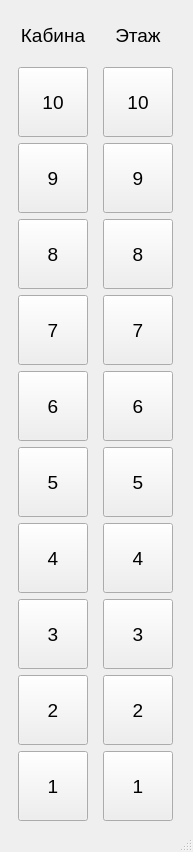
<?xml version="1.0" encoding="UTF-8"?>
<ui version="4.0">
 <class>MainWindow</class>
 <widget class="QMainWindow" name="MainWindow">
  <property name="geometry">
   <rect>
    <x>0</x>
    <y>0</y>
    <width>193</width>
    <height>852</height>
   </rect>
  </property>
  <property name="windowTitle">
   <string>MainWindow</string>
  </property>
  <widget class="QWidget" name="centralwidget">
   <layout class="QGridLayout" name="gridLayout">
    <item row="1" column="0">
     <widget class="Button" name="cabin_button">
      <property name="sizePolicy">
       <sizepolicy hsizetype="Fixed" vsizetype="Fixed">
        <horstretch>0</horstretch>
        <verstretch>0</verstretch>
       </sizepolicy>
      </property>
      <property name="minimumSize">
       <size>
        <width>70</width>
        <height>70</height>
       </size>
      </property>
      <property name="maximumSize">
       <size>
        <width>70</width>
        <height>80</height>
       </size>
      </property>
      <property name="font">
       <font>
        <pointsize>14</pointsize>
       </font>
      </property>
      <property name="text">
       <string>10</string>
      </property>
     </widget>
    </item>
    <item row="0" column="0">
     <widget class="QLabel" name="label">
      <property name="font">
       <font>
        <pointsize>14</pointsize>
       </font>
      </property>
      <property name="text">
       <string>Кабина</string>
      </property>
      <property name="alignment">
       <set>Qt::AlignCenter</set>
      </property>
     </widget>
    </item>
    <item row="0" column="1">
     <widget class="QLabel" name="label_2">
      <property name="font">
       <font>
        <pointsize>14</pointsize>
       </font>
      </property>
      <property name="text">
       <string>Этаж</string>
      </property>
      <property name="alignment">
       <set>Qt::AlignCenter</set>
      </property>
     </widget>
    </item>
    <item row="1" column="1">
     <widget class="Button" name="floor_button">
      <property name="sizePolicy">
       <sizepolicy hsizetype="Fixed" vsizetype="Fixed">
        <horstretch>0</horstretch>
        <verstretch>0</verstretch>
       </sizepolicy>
      </property>
      <property name="minimumSize">
       <size>
        <width>70</width>
        <height>70</height>
       </size>
      </property>
      <property name="maximumSize">
       <size>
        <width>70</width>
        <height>80</height>
       </size>
      </property>
      <property name="font">
       <font>
        <pointsize>14</pointsize>
       </font>
      </property>
      <property name="text">
       <string>10</string>
      </property>
     </widget>
    </item>
    <item row="2" column="0">
     <widget class="Button" name="cabin_button_2">
      <property name="sizePolicy">
       <sizepolicy hsizetype="Fixed" vsizetype="Fixed">
        <horstretch>0</horstretch>
        <verstretch>0</verstretch>
       </sizepolicy>
      </property>
      <property name="minimumSize">
       <size>
        <width>70</width>
        <height>70</height>
       </size>
      </property>
      <property name="maximumSize">
       <size>
        <width>70</width>
        <height>80</height>
       </size>
      </property>
      <property name="font">
       <font>
        <pointsize>14</pointsize>
       </font>
      </property>
      <property name="text">
       <string>9</string>
      </property>
     </widget>
    </item>
    <item row="3" column="0">
     <widget class="Button" name="cabin_button_3">
      <property name="sizePolicy">
       <sizepolicy hsizetype="Fixed" vsizetype="Fixed">
        <horstretch>0</horstretch>
        <verstretch>0</verstretch>
       </sizepolicy>
      </property>
      <property name="minimumSize">
       <size>
        <width>70</width>
        <height>70</height>
       </size>
      </property>
      <property name="maximumSize">
       <size>
        <width>70</width>
        <height>80</height>
       </size>
      </property>
      <property name="font">
       <font>
        <pointsize>14</pointsize>
       </font>
      </property>
      <property name="text">
       <string>8</string>
      </property>
     </widget>
    </item>
    <item row="4" column="0">
     <widget class="Button" name="cabin_button_4">
      <property name="sizePolicy">
       <sizepolicy hsizetype="Fixed" vsizetype="Fixed">
        <horstretch>0</horstretch>
        <verstretch>0</verstretch>
       </sizepolicy>
      </property>
      <property name="minimumSize">
       <size>
        <width>70</width>
        <height>70</height>
       </size>
      </property>
      <property name="maximumSize">
       <size>
        <width>70</width>
        <height>80</height>
       </size>
      </property>
      <property name="font">
       <font>
        <pointsize>14</pointsize>
       </font>
      </property>
      <property name="text">
       <string>7</string>
      </property>
     </widget>
    </item>
    <item row="5" column="0">
     <widget class="Button" name="cabin_button_5">
      <property name="sizePolicy">
       <sizepolicy hsizetype="Fixed" vsizetype="Fixed">
        <horstretch>0</horstretch>
        <verstretch>0</verstretch>
       </sizepolicy>
      </property>
      <property name="minimumSize">
       <size>
        <width>70</width>
        <height>70</height>
       </size>
      </property>
      <property name="maximumSize">
       <size>
        <width>70</width>
        <height>80</height>
       </size>
      </property>
      <property name="font">
       <font>
        <pointsize>14</pointsize>
       </font>
      </property>
      <property name="text">
       <string>6</string>
      </property>
     </widget>
    </item>
    <item row="6" column="0">
     <widget class="Button" name="cabin_button_6">
      <property name="sizePolicy">
       <sizepolicy hsizetype="Fixed" vsizetype="Fixed">
        <horstretch>0</horstretch>
        <verstretch>0</verstretch>
       </sizepolicy>
      </property>
      <property name="minimumSize">
       <size>
        <width>70</width>
        <height>70</height>
       </size>
      </property>
      <property name="maximumSize">
       <size>
        <width>70</width>
        <height>80</height>
       </size>
      </property>
      <property name="font">
       <font>
        <pointsize>14</pointsize>
       </font>
      </property>
      <property name="text">
       <string>5</string>
      </property>
     </widget>
    </item>
    <item row="7" column="0">
     <widget class="Button" name="cabin_button_7">
      <property name="sizePolicy">
       <sizepolicy hsizetype="Fixed" vsizetype="Fixed">
        <horstretch>0</horstretch>
        <verstretch>0</verstretch>
       </sizepolicy>
      </property>
      <property name="minimumSize">
       <size>
        <width>70</width>
        <height>70</height>
       </size>
      </property>
      <property name="maximumSize">
       <size>
        <width>70</width>
        <height>80</height>
       </size>
      </property>
      <property name="font">
       <font>
        <pointsize>14</pointsize>
       </font>
      </property>
      <property name="text">
       <string>4</string>
      </property>
     </widget>
    </item>
    <item row="8" column="0">
     <widget class="Button" name="cabin_button_8">
      <property name="sizePolicy">
       <sizepolicy hsizetype="Fixed" vsizetype="Fixed">
        <horstretch>0</horstretch>
        <verstretch>0</verstretch>
       </sizepolicy>
      </property>
      <property name="minimumSize">
       <size>
        <width>70</width>
        <height>70</height>
       </size>
      </property>
      <property name="maximumSize">
       <size>
        <width>70</width>
        <height>80</height>
       </size>
      </property>
      <property name="font">
       <font>
        <pointsize>14</pointsize>
       </font>
      </property>
      <property name="text">
       <string>3</string>
      </property>
     </widget>
    </item>
    <item row="9" column="0">
     <widget class="Button" name="cabin_button_9">
      <property name="sizePolicy">
       <sizepolicy hsizetype="Fixed" vsizetype="Fixed">
        <horstretch>0</horstretch>
        <verstretch>0</verstretch>
       </sizepolicy>
      </property>
      <property name="minimumSize">
       <size>
        <width>70</width>
        <height>70</height>
       </size>
      </property>
      <property name="maximumSize">
       <size>
        <width>70</width>
        <height>80</height>
       </size>
      </property>
      <property name="font">
       <font>
        <pointsize>14</pointsize>
       </font>
      </property>
      <property name="text">
       <string>2</string>
      </property>
     </widget>
    </item>
    <item row="10" column="0">
     <widget class="Button" name="cabin_button_10">
      <property name="sizePolicy">
       <sizepolicy hsizetype="Fixed" vsizetype="Fixed">
        <horstretch>0</horstretch>
        <verstretch>0</verstretch>
       </sizepolicy>
      </property>
      <property name="minimumSize">
       <size>
        <width>70</width>
        <height>70</height>
       </size>
      </property>
      <property name="maximumSize">
       <size>
        <width>70</width>
        <height>80</height>
       </size>
      </property>
      <property name="font">
       <font>
        <pointsize>14</pointsize>
       </font>
      </property>
      <property name="text">
       <string>1</string>
      </property>
     </widget>
    </item>
    <item row="2" column="1">
     <widget class="Button" name="floor_button_2">
      <property name="sizePolicy">
       <sizepolicy hsizetype="Fixed" vsizetype="Fixed">
        <horstretch>0</horstretch>
        <verstretch>0</verstretch>
       </sizepolicy>
      </property>
      <property name="minimumSize">
       <size>
        <width>70</width>
        <height>70</height>
       </size>
      </property>
      <property name="maximumSize">
       <size>
        <width>70</width>
        <height>80</height>
       </size>
      </property>
      <property name="font">
       <font>
        <pointsize>14</pointsize>
       </font>
      </property>
      <property name="text">
       <string>9</string>
      </property>
     </widget>
    </item>
    <item row="3" column="1">
     <widget class="Button" name="floor_button_3">
      <property name="sizePolicy">
       <sizepolicy hsizetype="Fixed" vsizetype="Fixed">
        <horstretch>0</horstretch>
        <verstretch>0</verstretch>
       </sizepolicy>
      </property>
      <property name="minimumSize">
       <size>
        <width>70</width>
        <height>70</height>
       </size>
      </property>
      <property name="maximumSize">
       <size>
        <width>70</width>
        <height>80</height>
       </size>
      </property>
      <property name="font">
       <font>
        <pointsize>14</pointsize>
       </font>
      </property>
      <property name="text">
       <string>8</string>
      </property>
     </widget>
    </item>
    <item row="4" column="1">
     <widget class="Button" name="floor_button_4">
      <property name="sizePolicy">
       <sizepolicy hsizetype="Fixed" vsizetype="Fixed">
        <horstretch>0</horstretch>
        <verstretch>0</verstretch>
       </sizepolicy>
      </property>
      <property name="minimumSize">
       <size>
        <width>70</width>
        <height>70</height>
       </size>
      </property>
      <property name="maximumSize">
       <size>
        <width>70</width>
        <height>80</height>
       </size>
      </property>
      <property name="font">
       <font>
        <pointsize>14</pointsize>
       </font>
      </property>
      <property name="text">
       <string>7</string>
      </property>
     </widget>
    </item>
    <item row="5" column="1">
     <widget class="Button" name="floor_button_5">
      <property name="sizePolicy">
       <sizepolicy hsizetype="Fixed" vsizetype="Fixed">
        <horstretch>0</horstretch>
        <verstretch>0</verstretch>
       </sizepolicy>
      </property>
      <property name="minimumSize">
       <size>
        <width>70</width>
        <height>70</height>
       </size>
      </property>
      <property name="maximumSize">
       <size>
        <width>70</width>
        <height>80</height>
       </size>
      </property>
      <property name="font">
       <font>
        <pointsize>14</pointsize>
       </font>
      </property>
      <property name="text">
       <string>6</string>
      </property>
     </widget>
    </item>
    <item row="6" column="1">
     <widget class="Button" name="floor_button_6">
      <property name="sizePolicy">
       <sizepolicy hsizetype="Fixed" vsizetype="Fixed">
        <horstretch>0</horstretch>
        <verstretch>0</verstretch>
       </sizepolicy>
      </property>
      <property name="minimumSize">
       <size>
        <width>70</width>
        <height>70</height>
       </size>
      </property>
      <property name="maximumSize">
       <size>
        <width>70</width>
        <height>80</height>
       </size>
      </property>
      <property name="font">
       <font>
        <pointsize>14</pointsize>
       </font>
      </property>
      <property name="text">
       <string>5</string>
      </property>
     </widget>
    </item>
    <item row="7" column="1">
     <widget class="Button" name="floor_button_7">
      <property name="sizePolicy">
       <sizepolicy hsizetype="Fixed" vsizetype="Fixed">
        <horstretch>0</horstretch>
        <verstretch>0</verstretch>
       </sizepolicy>
      </property>
      <property name="minimumSize">
       <size>
        <width>70</width>
        <height>70</height>
       </size>
      </property>
      <property name="maximumSize">
       <size>
        <width>70</width>
        <height>80</height>
       </size>
      </property>
      <property name="font">
       <font>
        <pointsize>14</pointsize>
       </font>
      </property>
      <property name="text">
       <string>4</string>
      </property>
     </widget>
    </item>
    <item row="8" column="1">
     <widget class="Button" name="floor_button_8">
      <property name="sizePolicy">
       <sizepolicy hsizetype="Fixed" vsizetype="Fixed">
        <horstretch>0</horstretch>
        <verstretch>0</verstretch>
       </sizepolicy>
      </property>
      <property name="minimumSize">
       <size>
        <width>70</width>
        <height>70</height>
       </size>
      </property>
      <property name="maximumSize">
       <size>
        <width>70</width>
        <height>80</height>
       </size>
      </property>
      <property name="font">
       <font>
        <pointsize>14</pointsize>
       </font>
      </property>
      <property name="text">
       <string>3</string>
      </property>
     </widget>
    </item>
    <item row="9" column="1">
     <widget class="Button" name="floor_button_9">
      <property name="sizePolicy">
       <sizepolicy hsizetype="Fixed" vsizetype="Fixed">
        <horstretch>0</horstretch>
        <verstretch>0</verstretch>
       </sizepolicy>
      </property>
      <property name="minimumSize">
       <size>
        <width>70</width>
        <height>70</height>
       </size>
      </property>
      <property name="maximumSize">
       <size>
        <width>70</width>
        <height>80</height>
       </size>
      </property>
      <property name="font">
       <font>
        <pointsize>14</pointsize>
       </font>
      </property>
      <property name="text">
       <string>2</string>
      </property>
     </widget>
    </item>
    <item row="10" column="1">
     <widget class="Button" name="floor_button_10">
      <property name="sizePolicy">
       <sizepolicy hsizetype="Fixed" vsizetype="Fixed">
        <horstretch>0</horstretch>
        <verstretch>0</verstretch>
       </sizepolicy>
      </property>
      <property name="minimumSize">
       <size>
        <width>70</width>
        <height>70</height>
       </size>
      </property>
      <property name="maximumSize">
       <size>
        <width>70</width>
        <height>80</height>
       </size>
      </property>
      <property name="font">
       <font>
        <pointsize>14</pointsize>
       </font>
      </property>
      <property name="text">
       <string>1</string>
      </property>
     </widget>
    </item>
   </layout>
  </widget>
  <widget class="QMenuBar" name="menubar">
   <property name="geometry">
    <rect>
     <x>0</x>
     <y>0</y>
     <width>193</width>
     <height>30</height>
    </rect>
   </property>
  </widget>
  <widget class="QStatusBar" name="statusbar"/>
 </widget>
 <customwidgets>
  <customwidget>
   <class>Button</class>
   <extends>QPushButton</extends>
   <header location="global">Button.hpp</header>
  </customwidget>
 </customwidgets>
 <resources/>
 <connections/>
</ui>
